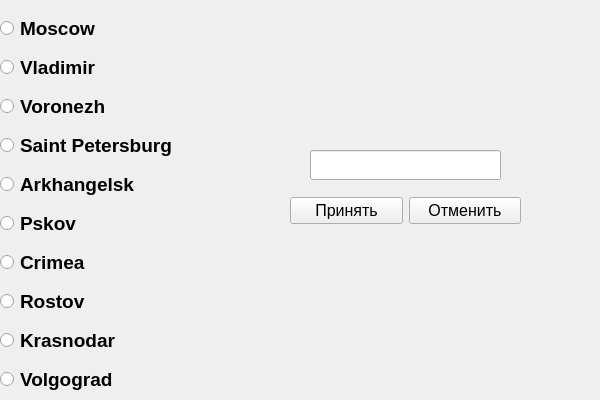
<?xml version="1.0" encoding="UTF-8"?>
<ui version="4.0">
 <class>choosetown</class>
 <widget class="QWidget" name="choosetown">
  <property name="geometry">
   <rect>
    <x>0</x>
    <y>0</y>
    <width>600</width>
    <height>400</height>
   </rect>
  </property>
  <property name="windowTitle">
   <string>Form</string>
  </property>
  <widget class="QLineEdit" name="town">
   <property name="geometry">
    <rect>
     <x>310</x>
     <y>150</y>
     <width>191</width>
     <height>30</height>
    </rect>
   </property>
   <property name="font">
    <font>
     <pointsize>15</pointsize>
    </font>
   </property>
   <property name="mouseTracking">
    <bool>true</bool>
   </property>
   <property name="alignment">
    <set>Qt::AlignCenter</set>
   </property>
   <property name="readOnly">
    <bool>true</bool>
   </property>
  </widget>
  <widget class="QWidget" name="layoutWidget">
   <property name="geometry">
    <rect>
     <x>0</x>
     <y>10</y>
     <width>200</width>
     <height>396</height>
    </rect>
   </property>
   <layout class="QVBoxLayout" name="verticalLayout">
    <item>
     <widget class="QRadioButton" name="moscow">
      <property name="font">
       <font>
        <pointsize>14</pointsize>
        <weight>75</weight>
        <bold>true</bold>
       </font>
      </property>
      <property name="text">
       <string>Moscow</string>
      </property>
     </widget>
    </item>
    <item>
     <widget class="QRadioButton" name="vladimir">
      <property name="font">
       <font>
        <pointsize>14</pointsize>
        <weight>75</weight>
        <bold>true</bold>
       </font>
      </property>
      <property name="text">
       <string>Vladimir</string>
      </property>
     </widget>
    </item>
    <item>
     <widget class="QRadioButton" name="voronej">
      <property name="font">
       <font>
        <pointsize>14</pointsize>
        <weight>75</weight>
        <bold>true</bold>
       </font>
      </property>
      <property name="text">
       <string>Voronezh</string>
      </property>
     </widget>
    </item>
    <item>
     <widget class="QRadioButton" name="piter">
      <property name="font">
       <font>
        <pointsize>14</pointsize>
        <weight>75</weight>
        <bold>true</bold>
       </font>
      </property>
      <property name="text">
       <string>Saint Petersburg</string>
      </property>
     </widget>
    </item>
    <item>
     <widget class="QRadioButton" name="arhang">
      <property name="font">
       <font>
        <pointsize>14</pointsize>
        <weight>75</weight>
        <bold>true</bold>
       </font>
      </property>
      <property name="text">
       <string>Arkhangelsk</string>
      </property>
     </widget>
    </item>
    <item>
     <widget class="QRadioButton" name="pskov">
      <property name="font">
       <font>
        <pointsize>14</pointsize>
        <weight>75</weight>
        <bold>true</bold>
       </font>
      </property>
      <property name="text">
       <string>Pskov</string>
      </property>
     </widget>
    </item>
    <item>
     <widget class="QRadioButton" name="krim">
      <property name="font">
       <font>
        <pointsize>14</pointsize>
        <weight>75</weight>
        <bold>true</bold>
       </font>
      </property>
      <property name="text">
       <string>Crimea</string>
      </property>
     </widget>
    </item>
    <item>
     <widget class="QRadioButton" name="rostov">
      <property name="font">
       <font>
        <pointsize>14</pointsize>
        <weight>75</weight>
        <bold>true</bold>
       </font>
      </property>
      <property name="text">
       <string>Rostov</string>
      </property>
     </widget>
    </item>
    <item>
     <widget class="QRadioButton" name="krasnodar">
      <property name="font">
       <font>
        <pointsize>14</pointsize>
        <weight>75</weight>
        <bold>true</bold>
       </font>
      </property>
      <property name="text">
       <string>Krasnodar</string>
      </property>
     </widget>
    </item>
    <item>
     <widget class="QRadioButton" name="volgograd">
      <property name="font">
       <font>
        <pointsize>14</pointsize>
        <weight>75</weight>
        <bold>true</bold>
       </font>
      </property>
      <property name="text">
       <string>Volgograd</string>
      </property>
     </widget>
    </item>
   </layout>
  </widget>
  <widget class="QWidget" name="layoutWidget">
   <property name="geometry">
    <rect>
     <x>290</x>
     <y>180</y>
     <width>231</width>
     <height>61</height>
    </rect>
   </property>
   <layout class="QHBoxLayout" name="horizontalLayout">
    <item>
     <widget class="QPushButton" name="accept">
      <property name="font">
       <font>
        <pointsize>12</pointsize>
       </font>
      </property>
      <property name="text">
       <string>Принять</string>
      </property>
     </widget>
    </item>
    <item>
     <widget class="QPushButton" name="cancel">
      <property name="font">
       <font>
        <pointsize>12</pointsize>
       </font>
      </property>
      <property name="text">
       <string>Отменить</string>
      </property>
     </widget>
    </item>
   </layout>
  </widget>
 </widget>
 <resources/>
 <connections/>
</ui>
